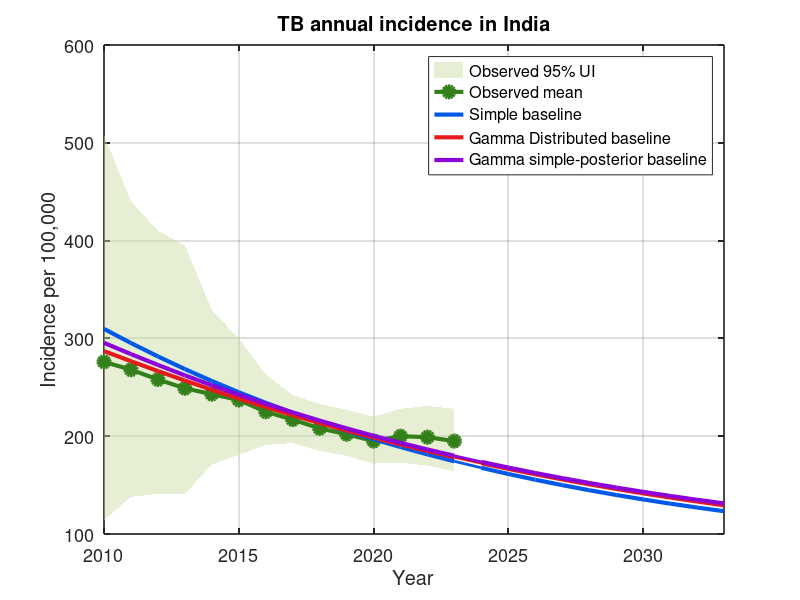

Source code (MATLAB):
clear; clc; close all;

%% ==========================================================
% 1) Observed data (WHO 2010–2023)
%% ==========================================================
yearsObs = 2010:2023;

meanInc = [276 268 258 249 243 237 225 217 208 202 195 200 199 195]';
lowInc  = [114 138 141 141 171 181 191 193 185 180 172 173 170 164]';
uppInc  = [508 440 410 395 329 300 263 242 233 227 220 228 231 228]';

%% ==========================================================
% 2) Historical fitted trajectories (2010–2023)
%% ==========================================================

simple_fit_mean = [309.723 295.251 281.559 268.629 256.435 244.946 ...
                   234.130 223.952 214.375 205.365 196.884 188.901 ...
                   181.385 174.309]';

erlang_fit_mean = [287.020 276.670 266.618 256.888 247.499 238.460 ...
                   229.776 221.446 213.466 205.828 198.522 191.536 ...
                   184.859 178.483]';

efs_fit_mean = [295.459 283.943 272.865 262.243 252.083 242.384 ...
                233.140 224.339 215.968 208.008 200.443 193.251 ...
                186.418 179.927]';

%% ==========================================================
% 3) Forecast data (2024–2033)
%% ==========================================================
yearsF = 2024:2033;

simple_base_mean = [167.650 161.387 155.502 149.973 144.784 139.915 135.349 131.071 127.064 123.315]';
erlang_base_mean = [172.398 166.596 161.071 155.812 150.812 146.059 141.545 137.259 133.192 129.335]';
efs_base_mean    = [173.766 167.925 162.391 157.154 152.202 147.522 143.104 138.936 135.007 131.306]';

%% ==========================================================
% 4) Colors
%% ==========================================================
simpleColor = [0.00 0.35 0.90];
erlangColor = [0.90 0.10 0.10];
efsColor    = [0.55 0.00 0.85];

obsBandColor = [0.78 0.86 0.62];
obsMeanColor = [0.20 0.50 0.10];

%% ==========================================================
% 5) Plot
%% ==========================================================
figure('Position',[120 120 1350 720]);
hold on; grid on; box on;

% --- Observed UI ---
h_obs_ui = fill([yearsObs fliplr(yearsObs)], ...
                [lowInc' fliplr(uppInc')], ...
                obsBandColor, ...
                'EdgeColor','none', ...
                'FaceAlpha',0.45, ...
                'DisplayName','Observed 95% UI');

% --- Observed mean ---
h_obs_mean = plot(yearsObs, meanInc, 'o-', ...
                  'Color', obsMeanColor, ...
                  'LineWidth', 3, ...
                  'MarkerFaceColor', obsMeanColor, ...
                  'MarkerSize', 8, ...
                  'DisplayName', 'Observed mean');

% --- Historical model fits ---
h_simple_fit = plot(yearsObs, simple_fit_mean, '-', ...
                    'Color', simpleColor, ...
                    'LineWidth', 3, ...
                    'DisplayName','Simple fit');

h_erlang_fit = plot(yearsObs, erlang_fit_mean, '-', ...
                    'Color', erlangColor, ...
                    'LineWidth', 3, ...
                    'DisplayName','Gamma Distributed fit');

h_efs_fit = plot(yearsObs, efs_fit_mean, '-', ...
                 'Color', efsColor, ...
                 'LineWidth', 3, ...
                 'DisplayName','Gamma simple-posterior fit');

% --- Baseline ---
h_simple_base = plot(yearsF, simple_base_mean, '-', ...
                     'Color', simpleColor, ...
                     'LineWidth', 3, ...
                     'DisplayName','Simple baseline');

h_erlang_base = plot(yearsF, erlang_base_mean, '-', ...
                     'Color', erlangColor, ...
                     'LineWidth', 3, ...
                     'DisplayName','Gamma Distributed baseline');

h_efs_base = plot(yearsF, efs_base_mean, '-', ...
                  'Color', efsColor, ...
                  'LineWidth', 3, ...
                  'DisplayName','Gamma simple-posterior baseline');

% --- Smooth connectors ---
plot([2023 2024], [simple_fit_mean(end) simple_base_mean(1)], '-', ...
     'Color', simpleColor, 'LineWidth',2,'HandleVisibility','off');

plot([2023 2024], [erlang_fit_mean(end) erlang_base_mean(1)], '-', ...
     'Color', erlangColor, 'LineWidth',2,'HandleVisibility','off');

plot([2023 2024], [efs_fit_mean(end) efs_base_mean(1)], '-', ...
     'Color', efsColor, 'LineWidth',2,'HandleVisibility','off');

%% ==========================================================
% 6) Axis & Legend
%% ==========================================================
xlabel('Year', 'FontSize', 15);
ylabel('Incidence per 100,000', 'FontSize', 15);
title('TB annual incidence in India', 'FontSize', 17);

xlim([2010 2033]);

legend([h_obs_ui, h_obs_mean, ...
        h_simple_base, h_erlang_base, h_efs_base], ...
        'Location','northeast', ...
        'FontSize',11);

set(gca,'FontSize',13,'LineWidth',1.2);
